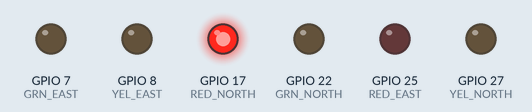
Bench run of a program on a simulated Raspberry Pi (BCM pin numbers). On the bench: output pins drawn as LEDs (lit = HIGH).

Above: at 0.05 s.
At 0.55 s:
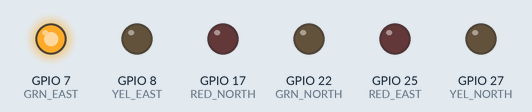
At 0.75 s:
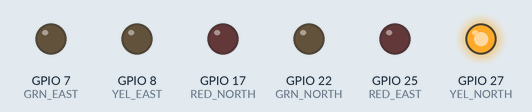
At 1.45 s:
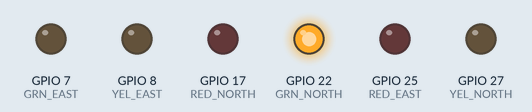
At 2.15 s:
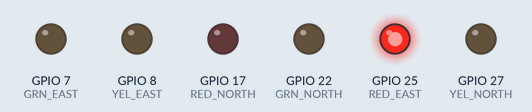
At 2.85 s:
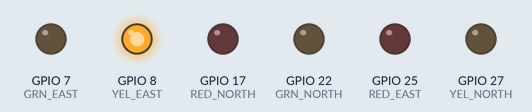
Timing chart, 0 to 3.1 s (numbered marks = the images above):
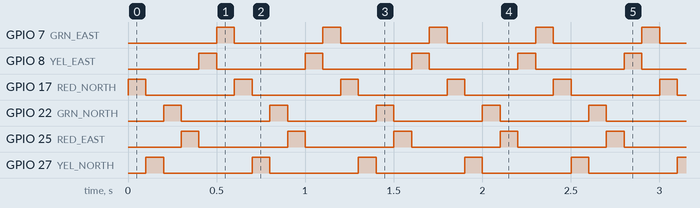

Measured:
- by itself, GPIO 7 (GRN_EAST), GPIO 8 (YEL_EAST), GPIO 17 (RED_NORTH), GPIO 22 (GRN_NORTH), GPIO 25 (RED_EAST), GPIO 27 (YEL_NORTH): alternates HIGH for 0.10 s and LOW for 0.50 s
- by itself, everything shown: repeats every 0.60 s, in 6 steps

The program:

disco.py
```python
#! /usr/bin/python

import time
import RPi.GPIO as GPIO
import sys
import signal

# North side yellow has changed to pin 27 for new Rev 2 board.
# 6-12-12 www.skpang.co.uk

# North set of traffic light
# Define LED colour and their GPIO pin
RED_NORTH = 17
YEL_NORTH = 27
GRN_NORTH = 22

# East set of traffic light
RED_EAST = 25
YEL_EAST = 8
GRN_EAST = 7

GPIO.setmode(GPIO.BCM)

# Setup GPIO pins
GPIO.setup(RED_NORTH, GPIO.OUT)
GPIO.setup(YEL_NORTH, GPIO.OUT)
GPIO.setup(GRN_NORTH, GPIO.OUT)

GPIO.setup(RED_EAST, GPIO.OUT)
GPIO.setup(YEL_EAST, GPIO.OUT)
GPIO.setup(GRN_EAST, GPIO.OUT)

def cleanup_gpio(signal, frame):
    print
    GPIO.cleanup()
    sys.exit(0)

# Install signal handler to cleanup GPIO when user sends SIGINT
signal.signal(signal.SIGINT, cleanup_gpio)

def flash(pin):
    GPIO.output(pin, True)
    time.sleep(0.1)
    GPIO.output(pin, False)

while True:
    flash(RED_NORTH)
    flash(YEL_NORTH)
    flash(GRN_NORTH)
    flash(RED_EAST)
    flash(YEL_EAST)
    flash(GRN_EAST)
```
